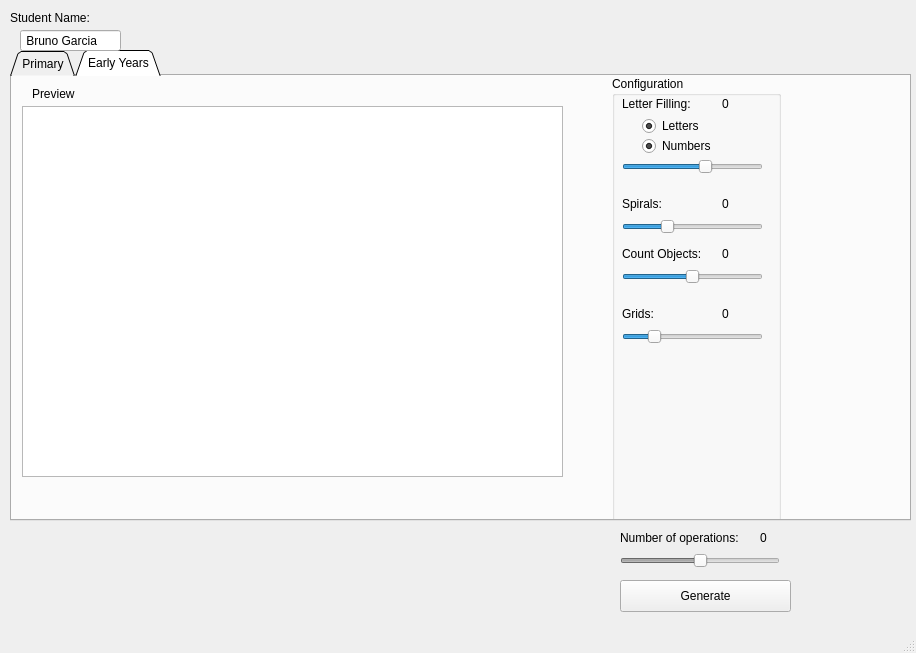
<?xml version="1.0" encoding="UTF-8"?>
<ui version="4.0">
 <class>MainWindow</class>
 <widget class="QMainWindow" name="MainWindow">
  <property name="geometry">
   <rect>
    <x>0</x>
    <y>0</y>
    <width>916</width>
    <height>653</height>
   </rect>
  </property>
  <property name="windowTitle">
   <string>MainWindow</string>
  </property>
  <widget class="QWidget" name="centralwidget">
   <widget class="QTabWidget" name="tabWidget">
    <property name="geometry">
     <rect>
      <x>10</x>
      <y>50</y>
      <width>901</width>
      <height>471</height>
     </rect>
    </property>
    <property name="tabPosition">
     <enum>QTabWidget::North</enum>
    </property>
    <property name="tabShape">
     <enum>QTabWidget::Triangular</enum>
    </property>
    <property name="currentIndex">
     <number>1</number>
    </property>
    <property name="documentMode">
     <bool>false</bool>
    </property>
    <property name="tabsClosable">
     <bool>false</bool>
    </property>
    <widget class="QWidget" name="tab">
     <attribute name="title">
      <string>Primary</string>
     </attribute>
     <widget class="QLabel" name="label">
      <property name="geometry">
       <rect>
        <x>30</x>
        <y>10</y>
        <width>60</width>
        <height>16</height>
       </rect>
      </property>
      <property name="text">
       <string>Preview</string>
      </property>
     </widget>
     <widget class="QTextBrowser" name="resultDisplay">
      <property name="geometry">
       <rect>
        <x>20</x>
        <y>30</y>
        <width>541</width>
        <height>371</height>
       </rect>
      </property>
     </widget>
     <widget class="QWidget" name="verticalLayoutWidget">
      <property name="geometry">
       <rect>
        <x>810</x>
        <y>30</y>
        <width>41</width>
        <height>411</height>
       </rect>
      </property>
      <layout class="QVBoxLayout" name="timetableGroup">
       <item>
        <widget class="QCheckBox" name="timeTable1">
         <property name="text">
          <string>1</string>
         </property>
         <property name="checked">
          <bool>false</bool>
         </property>
        </widget>
       </item>
       <item>
        <widget class="QCheckBox" name="timeTable2">
         <property name="text">
          <string>2</string>
         </property>
         <property name="checked">
          <bool>true</bool>
         </property>
        </widget>
       </item>
       <item>
        <widget class="QCheckBox" name="timeTable3">
         <property name="text">
          <string>3</string>
         </property>
         <property name="checked">
          <bool>true</bool>
         </property>
        </widget>
       </item>
       <item>
        <widget class="QCheckBox" name="timeTable4">
         <property name="text">
          <string>4</string>
         </property>
         <property name="checked">
          <bool>true</bool>
         </property>
        </widget>
       </item>
       <item>
        <widget class="QCheckBox" name="timeTable5">
         <property name="text">
          <string>5</string>
         </property>
         <property name="checked">
          <bool>true</bool>
         </property>
        </widget>
       </item>
       <item>
        <widget class="QCheckBox" name="timeTable6">
         <property name="text">
          <string>6</string>
         </property>
        </widget>
       </item>
       <item>
        <widget class="QCheckBox" name="timeTable7">
         <property name="text">
          <string>7</string>
         </property>
        </widget>
       </item>
       <item>
        <widget class="QCheckBox" name="timeTable8">
         <property name="text">
          <string>8</string>
         </property>
         <property name="checked">
          <bool>true</bool>
         </property>
        </widget>
       </item>
       <item>
        <widget class="QCheckBox" name="timeTable9">
         <property name="text">
          <string>9</string>
         </property>
        </widget>
       </item>
      </layout>
     </widget>
     <widget class="QGroupBox" name="configPanel">
      <property name="geometry">
       <rect>
        <x>610</x>
        <y>0</y>
        <width>169</width>
        <height>441</height>
       </rect>
      </property>
      <property name="title">
       <string>Configuration</string>
      </property>
      <widget class="QRadioButton" name="addThreeDigits">
       <property name="geometry">
        <rect>
         <x>30</x>
         <y>50</y>
         <width>100</width>
         <height>20</height>
        </rect>
       </property>
       <property name="text">
        <string>Three Digits</string>
       </property>
       <property name="checked">
        <bool>true</bool>
       </property>
       <property name="autoExclusive">
        <bool>false</bool>
       </property>
      </widget>
      <widget class="QRadioButton" name="radioButton_5">
       <property name="geometry">
        <rect>
         <x>30</x>
         <y>200</y>
         <width>100</width>
         <height>21</height>
        </rect>
       </property>
       <property name="text">
        <string>Three Digits</string>
       </property>
       <property name="checked">
        <bool>true</bool>
       </property>
       <property name="autoExclusive">
        <bool>false</bool>
       </property>
      </widget>
      <widget class="QRadioButton" name="radioButton_6">
       <property name="enabled">
        <bool>false</bool>
       </property>
       <property name="geometry">
        <rect>
         <x>30</x>
         <y>220</y>
         <width>100</width>
         <height>20</height>
        </rect>
       </property>
       <property name="text">
        <string>Four Digits</string>
       </property>
       <property name="checked">
        <bool>false</bool>
       </property>
       <property name="autoExclusive">
        <bool>false</bool>
       </property>
      </widget>
      <widget class="QRadioButton" name="addFourDigits">
       <property name="enabled">
        <bool>true</bool>
       </property>
       <property name="geometry">
        <rect>
         <x>30</x>
         <y>70</y>
         <width>100</width>
         <height>20</height>
        </rect>
       </property>
       <property name="text">
        <string>Four Digits</string>
       </property>
       <property name="checked">
        <bool>false</bool>
       </property>
       <property name="autoExclusive">
        <bool>true</bool>
       </property>
      </widget>
      <widget class="QSlider" name="additionAmountSlider">
       <property name="geometry">
        <rect>
         <x>20</x>
         <y>100</y>
         <width>141</width>
         <height>22</height>
        </rect>
       </property>
       <property name="minimum">
        <number>0</number>
       </property>
       <property name="maximum">
        <number>10</number>
       </property>
       <property name="pageStep">
        <number>5</number>
       </property>
       <property name="value">
        <number>4</number>
       </property>
       <property name="sliderPosition">
        <number>4</number>
       </property>
       <property name="orientation">
        <enum>Qt::Horizontal</enum>
       </property>
      </widget>
      <widget class="QLabel" name="label_6">
       <property name="geometry">
        <rect>
         <x>20</x>
         <y>30</y>
         <width>71</width>
         <height>16</height>
        </rect>
       </property>
       <property name="text">
        <string>Additions:</string>
       </property>
      </widget>
      <widget class="QLabel" name="additionCount">
       <property name="geometry">
        <rect>
         <x>120</x>
         <y>30</y>
         <width>21</width>
         <height>16</height>
        </rect>
       </property>
       <property name="text">
        <string>0</string>
       </property>
      </widget>
      <widget class="QSlider" name="multiplicationAmountSlider">
       <property name="geometry">
        <rect>
         <x>20</x>
         <y>150</y>
         <width>141</width>
         <height>22</height>
        </rect>
       </property>
       <property name="minimum">
        <number>0</number>
       </property>
       <property name="maximum">
        <number>10</number>
       </property>
       <property name="pageStep">
        <number>5</number>
       </property>
       <property name="value">
        <number>4</number>
       </property>
       <property name="sliderPosition">
        <number>4</number>
       </property>
       <property name="orientation">
        <enum>Qt::Horizontal</enum>
       </property>
      </widget>
      <widget class="QLabel" name="multiplicationCount">
       <property name="geometry">
        <rect>
         <x>120</x>
         <y>130</y>
         <width>21</width>
         <height>16</height>
        </rect>
       </property>
       <property name="text">
        <string>0</string>
       </property>
      </widget>
      <widget class="QLabel" name="label_7">
       <property name="geometry">
        <rect>
         <x>20</x>
         <y>130</y>
         <width>91</width>
         <height>16</height>
        </rect>
       </property>
       <property name="text">
        <string>Multiplications:</string>
       </property>
      </widget>
      <widget class="QLabel" name="label_8">
       <property name="geometry">
        <rect>
         <x>20</x>
         <y>180</y>
         <width>91</width>
         <height>16</height>
        </rect>
       </property>
       <property name="text">
        <string>Substractions:</string>
       </property>
      </widget>
      <widget class="QLabel" name="substractionCount">
       <property name="geometry">
        <rect>
         <x>120</x>
         <y>180</y>
         <width>21</width>
         <height>16</height>
        </rect>
       </property>
       <property name="text">
        <string>0</string>
       </property>
      </widget>
      <widget class="QSlider" name="substractionAmountSlider">
       <property name="geometry">
        <rect>
         <x>20</x>
         <y>240</y>
         <width>141</width>
         <height>22</height>
        </rect>
       </property>
       <property name="minimum">
        <number>0</number>
       </property>
       <property name="maximum">
        <number>10</number>
       </property>
       <property name="pageStep">
        <number>5</number>
       </property>
       <property name="value">
        <number>4</number>
       </property>
       <property name="sliderPosition">
        <number>4</number>
       </property>
       <property name="orientation">
        <enum>Qt::Horizontal</enum>
       </property>
      </widget>
      <widget class="QSlider" name="timeTellingAmountSlider">
       <property name="geometry">
        <rect>
         <x>20</x>
         <y>360</y>
         <width>141</width>
         <height>22</height>
        </rect>
       </property>
       <property name="minimum">
        <number>0</number>
       </property>
       <property name="maximum">
        <number>10</number>
       </property>
       <property name="pageStep">
        <number>5</number>
       </property>
       <property name="value">
        <number>3</number>
       </property>
       <property name="sliderPosition">
        <number>3</number>
       </property>
       <property name="orientation">
        <enum>Qt::Horizontal</enum>
       </property>
      </widget>
      <widget class="QLabel" name="label_9">
       <property name="geometry">
        <rect>
         <x>20</x>
         <y>300</y>
         <width>81</width>
         <height>16</height>
        </rect>
       </property>
       <property name="text">
        <string>Time Telling:</string>
       </property>
      </widget>
      <widget class="QLabel" name="timeTellingCount">
       <property name="geometry">
        <rect>
         <x>120</x>
         <y>300</y>
         <width>21</width>
         <height>16</height>
        </rect>
       </property>
       <property name="text">
        <string>0</string>
       </property>
      </widget>
      <widget class="QRadioButton" name="timeDeltas">
       <property name="geometry">
        <rect>
         <x>40</x>
         <y>320</y>
         <width>100</width>
         <height>20</height>
        </rect>
       </property>
       <property name="text">
        <string>Time Deltas</string>
       </property>
       <property name="checked">
        <bool>true</bool>
       </property>
       <property name="autoExclusive">
        <bool>false</bool>
       </property>
      </widget>
      <widget class="QRadioButton" name="addDigital">
       <property name="geometry">
        <rect>
         <x>40</x>
         <y>340</y>
         <width>121</width>
         <height>20</height>
        </rect>
       </property>
       <property name="text">
        <string>Digital &amp;&amp; Analog</string>
       </property>
       <property name="checked">
        <bool>true</bool>
       </property>
       <property name="autoExclusive">
        <bool>false</bool>
       </property>
      </widget>
      <widget class="QLabel" name="label_10">
       <property name="enabled">
        <bool>false</bool>
       </property>
       <property name="geometry">
        <rect>
         <x>20</x>
         <y>270</y>
         <width>91</width>
         <height>16</height>
        </rect>
       </property>
       <property name="text">
        <string>Division:</string>
       </property>
      </widget>
      <widget class="QLabel" name="divisionCount">
       <property name="enabled">
        <bool>false</bool>
       </property>
       <property name="geometry">
        <rect>
         <x>120</x>
         <y>270</y>
         <width>21</width>
         <height>16</height>
        </rect>
       </property>
       <property name="text">
        <string>0</string>
       </property>
      </widget>
     </widget>
     <widget class="QLabel" name="label_3">
      <property name="geometry">
       <rect>
        <x>780</x>
        <y>10</y>
        <width>81</width>
        <height>16</height>
       </rect>
      </property>
      <property name="text">
       <string>Time Tables:</string>
      </property>
     </widget>
    </widget>
    <widget class="QWidget" name="tab_2">
     <attribute name="title">
      <string>Early Years</string>
     </attribute>
     <widget class="QTextBrowser" name="resultDisplay_2">
      <property name="geometry">
       <rect>
        <x>10</x>
        <y>30</y>
        <width>541</width>
        <height>371</height>
       </rect>
      </property>
     </widget>
     <widget class="QLabel" name="label_5">
      <property name="geometry">
       <rect>
        <x>20</x>
        <y>10</y>
        <width>60</width>
        <height>16</height>
       </rect>
      </property>
      <property name="text">
       <string>Preview</string>
      </property>
     </widget>
     <widget class="QGroupBox" name="configPanel_2">
      <property name="geometry">
       <rect>
        <x>600</x>
        <y>0</y>
        <width>169</width>
        <height>521</height>
       </rect>
      </property>
      <property name="title">
       <string>Configuration</string>
      </property>
      <widget class="QRadioButton" name="letterCheck">
       <property name="geometry">
        <rect>
         <x>30</x>
         <y>40</y>
         <width>100</width>
         <height>20</height>
        </rect>
       </property>
       <property name="text">
        <string>Letters</string>
       </property>
       <property name="checked">
        <bool>true</bool>
       </property>
       <property name="autoExclusive">
        <bool>false</bool>
       </property>
      </widget>
      <widget class="QRadioButton" name="numberCheck">
       <property name="enabled">
        <bool>true</bool>
       </property>
       <property name="geometry">
        <rect>
         <x>30</x>
         <y>60</y>
         <width>100</width>
         <height>20</height>
        </rect>
       </property>
       <property name="text">
        <string>Numbers</string>
       </property>
       <property name="checked">
        <bool>true</bool>
       </property>
       <property name="autoExclusive">
        <bool>false</bool>
       </property>
      </widget>
      <widget class="QPushButton" name="generateButton_2">
       <property name="geometry">
        <rect>
         <x>0</x>
         <y>490</y>
         <width>171</width>
         <height>32</height>
        </rect>
       </property>
       <property name="text">
        <string>Generate</string>
       </property>
      </widget>
      <widget class="QLabel" name="label_11">
       <property name="geometry">
        <rect>
         <x>10</x>
         <y>120</y>
         <width>91</width>
         <height>16</height>
        </rect>
       </property>
       <property name="text">
        <string>Spirals:</string>
       </property>
      </widget>
      <widget class="QSlider" name="spiralAmountSlider">
       <property name="geometry">
        <rect>
         <x>10</x>
         <y>140</y>
         <width>141</width>
         <height>22</height>
        </rect>
       </property>
       <property name="minimum">
        <number>0</number>
       </property>
       <property name="maximum">
        <number>10</number>
       </property>
       <property name="pageStep">
        <number>5</number>
       </property>
       <property name="value">
        <number>3</number>
       </property>
       <property name="sliderPosition">
        <number>3</number>
       </property>
       <property name="orientation">
        <enum>Qt::Horizontal</enum>
       </property>
      </widget>
      <widget class="QSlider" name="emojiAmountSlider">
       <property name="geometry">
        <rect>
         <x>10</x>
         <y>190</y>
         <width>141</width>
         <height>22</height>
        </rect>
       </property>
       <property name="minimum">
        <number>0</number>
       </property>
       <property name="maximum">
        <number>10</number>
       </property>
       <property name="pageStep">
        <number>5</number>
       </property>
       <property name="value">
        <number>5</number>
       </property>
       <property name="sliderPosition">
        <number>5</number>
       </property>
       <property name="orientation">
        <enum>Qt::Horizontal</enum>
       </property>
      </widget>
      <widget class="QLabel" name="label_12">
       <property name="geometry">
        <rect>
         <x>10</x>
         <y>170</y>
         <width>101</width>
         <height>16</height>
        </rect>
       </property>
       <property name="text">
        <string>Count Objects:</string>
       </property>
      </widget>
      <widget class="QLabel" name="spiralCount">
       <property name="geometry">
        <rect>
         <x>110</x>
         <y>120</y>
         <width>21</width>
         <height>16</height>
        </rect>
       </property>
       <property name="text">
        <string>0</string>
       </property>
      </widget>
      <widget class="QLabel" name="emojiCount">
       <property name="geometry">
        <rect>
         <x>110</x>
         <y>170</y>
         <width>21</width>
         <height>16</height>
        </rect>
       </property>
       <property name="text">
        <string>0</string>
       </property>
      </widget>
      <widget class="QSlider" name="gridAmountSlider">
       <property name="geometry">
        <rect>
         <x>10</x>
         <y>250</y>
         <width>141</width>
         <height>22</height>
        </rect>
       </property>
       <property name="minimum">
        <number>0</number>
       </property>
       <property name="maximum">
        <number>10</number>
       </property>
       <property name="pageStep">
        <number>5</number>
       </property>
       <property name="value">
        <number>2</number>
       </property>
       <property name="sliderPosition">
        <number>2</number>
       </property>
       <property name="orientation">
        <enum>Qt::Horizontal</enum>
       </property>
      </widget>
      <widget class="QLabel" name="gridCount">
       <property name="geometry">
        <rect>
         <x>110</x>
         <y>230</y>
         <width>21</width>
         <height>16</height>
        </rect>
       </property>
       <property name="text">
        <string>0</string>
       </property>
      </widget>
      <widget class="QLabel" name="label_13">
       <property name="geometry">
        <rect>
         <x>10</x>
         <y>230</y>
         <width>101</width>
         <height>16</height>
        </rect>
       </property>
       <property name="text">
        <string>Grids:</string>
       </property>
      </widget>
      <widget class="QSlider" name="letterAmountSlider">
       <property name="geometry">
        <rect>
         <x>10</x>
         <y>80</y>
         <width>141</width>
         <height>22</height>
        </rect>
       </property>
       <property name="minimum">
        <number>0</number>
       </property>
       <property name="maximum">
        <number>10</number>
       </property>
       <property name="pageStep">
        <number>5</number>
       </property>
       <property name="value">
        <number>6</number>
       </property>
       <property name="sliderPosition">
        <number>6</number>
       </property>
       <property name="orientation">
        <enum>Qt::Horizontal</enum>
       </property>
      </widget>
      <widget class="QLabel" name="label_14">
       <property name="geometry">
        <rect>
         <x>10</x>
         <y>20</y>
         <width>91</width>
         <height>16</height>
        </rect>
       </property>
       <property name="text">
        <string>Letter Filling:</string>
       </property>
      </widget>
      <widget class="QLabel" name="letterCount">
       <property name="geometry">
        <rect>
         <x>110</x>
         <y>20</y>
         <width>21</width>
         <height>16</height>
        </rect>
       </property>
       <property name="text">
        <string>0</string>
       </property>
      </widget>
     </widget>
    </widget>
   </widget>
   <widget class="QLabel" name="label_4">
    <property name="geometry">
     <rect>
      <x>10</x>
      <y>10</y>
      <width>91</width>
      <height>16</height>
     </rect>
    </property>
    <property name="text">
     <string>Student Name:</string>
    </property>
   </widget>
   <widget class="QLineEdit" name="studentName">
    <property name="geometry">
     <rect>
      <x>20</x>
      <y>30</y>
      <width>101</width>
      <height>21</height>
     </rect>
    </property>
    <property name="text">
     <string> Bruno Garcia</string>
    </property>
   </widget>
   <widget class="QPushButton" name="generateButton">
    <property name="geometry">
     <rect>
      <x>620</x>
      <y>580</y>
      <width>171</width>
      <height>32</height>
     </rect>
    </property>
    <property name="text">
     <string>Generate</string>
    </property>
   </widget>
   <widget class="QLabel" name="operationCount">
    <property name="geometry">
     <rect>
      <x>760</x>
      <y>530</y>
      <width>21</width>
      <height>16</height>
     </rect>
    </property>
    <property name="text">
     <string>0</string>
    </property>
   </widget>
   <widget class="QLabel" name="label_2">
    <property name="geometry">
     <rect>
      <x>620</x>
      <y>530</y>
      <width>141</width>
      <height>16</height>
     </rect>
    </property>
    <property name="text">
     <string>Number of operations:</string>
    </property>
   </widget>
   <widget class="QSlider" name="operationAmountSlider">
    <property name="enabled">
     <bool>false</bool>
    </property>
    <property name="geometry">
     <rect>
      <x>620</x>
      <y>550</y>
      <width>160</width>
      <height>22</height>
     </rect>
    </property>
    <property name="minimum">
     <number>5</number>
    </property>
    <property name="maximum">
     <number>35</number>
    </property>
    <property name="pageStep">
     <number>5</number>
    </property>
    <property name="value">
     <number>20</number>
    </property>
    <property name="sliderPosition">
     <number>20</number>
    </property>
    <property name="orientation">
     <enum>Qt::Horizontal</enum>
    </property>
   </widget>
  </widget>
  <widget class="QStatusBar" name="statusbar"/>
  <widget class="QMenuBar" name="menubar">
   <property name="geometry">
    <rect>
     <x>0</x>
     <y>0</y>
     <width>916</width>
     <height>22</height>
    </rect>
   </property>
  </widget>
 </widget>
 <resources/>
 <connections/>
</ui>
